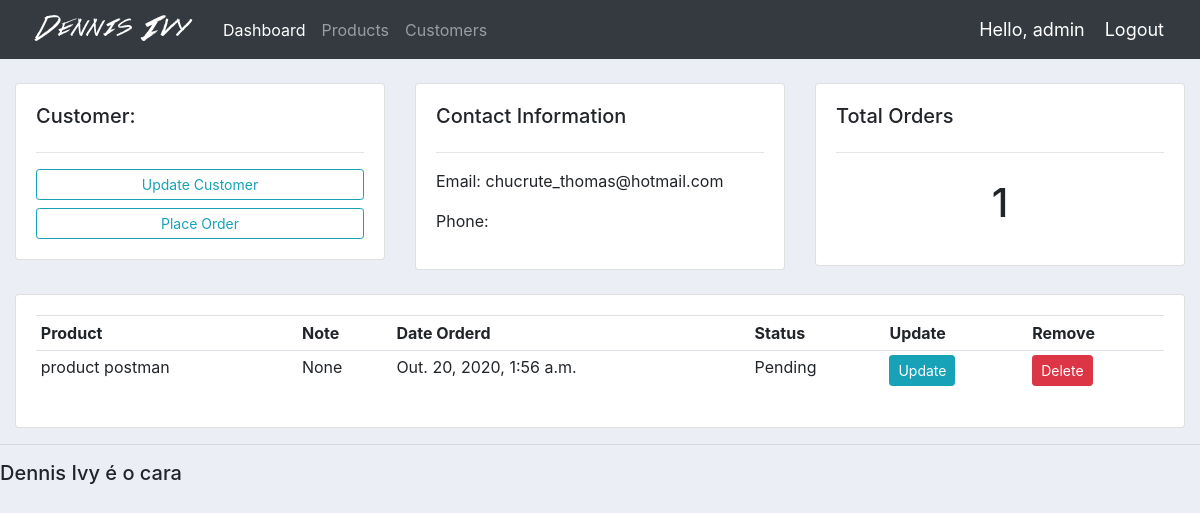
The page /customer/2/ (signed in) on the database its author committed.
### accounts/models.py (models this page shows, shortened)
class Customer(models.Model):
	auto_increment_id = models.AutoField(primary_key=True)
	name = models.CharField(max_length=200, default=None)
	email = models.CharField(max_length=200, null=True)
	date_created = models.DateTimeField(auto_now_add=True, null=True)

class Order(models.Model):
	STATUS = (
			('Pending', 'Pending'),
			('Out for delivery', 'Out for delivery'),
			('Delivered', 'Delivered'),
			)
	customer = models.ForeignKey(Customer, null=True, on_delete= models.CASCADE)
	product = models.ForeignKey(Product, null=True, on_delete= models.CASCADE)
	date_created = models.DateTimeField(auto_now_add=True, null=True)
	status = models.CharField(max_length=200, null=True, choices=STATUS)
	note = models.CharField(max_length=100, null=True, blank=True)

class Product(models.Model):
	CATEGORY = (
			('Indoor', 'Indoor'),
			('Out Door', 'Out Door'),
			)
	name = models.CharField(max_length=200, default=None)
	price = models.FloatField()
	category = models.CharField(max_length=200, null=True, choices=CATEGORY)
	description = models.CharField(max_length=200, null=True, blank=True)
	date_created = models.DateTimeField(auto_now_add=True, null=True)
	tags = models.ManyToManyField(Tag, blank=True)
	def __str__(self):
		return self.name

### accounts/views.py (the view)
# urls.py: path('customer/<str:pk>/', views.customer, name='customer'),
@login_required(login_url='login')
def customer(request, pk):
	customer = Customer.objects.get(auto_increment_id=pk)
	orders = customer.order_set.all()
	order_count = orders.count()
	context = {'customer':customer, 'orders':orders, 'order_count':order_count}
	return render(request, 'accounts/customer.html', context)

### accounts/templates/accounts/customer.html
{%  extends 'accounts/main.html' %}
{% block content %}
	<br>
<div class="row">
	<div class="col-md">
		<div class="card card-body">
			<h5>Customer:</h5>
			<hr>
			<a class="btn btn-outline-info  btn-sm btn-block" href="{% url 'update_customer' customer.auto_increment_id %}">Update Customer</a>
			<a class="btn btn-outline-info  btn-sm btn-block" href="{% url 'create_order_pk' customer.auto_increment_id %}">Place Order</a>
		</div>
	</div>
	<div class="col-md">
		<div class="card card-body">
			<h5>Contact Information</h5>
			<hr>
			<p>Email: {{customer.email}}</p>
			<p>Phone: {{customer.phone}}</p>
		</div>
	</div>
	<div class="col-md">
		<div class="card card-body">
			<h5>Total Orders</h5>
			<hr>
			<h1 style="text-align: center;padding: 10px">{{order_count}}</h1>
		</div>
	</div>
</div>
<br>
<div class="row">
	<div class="col-md">
		<div class="card card-body">
			<table class="table table-sm">
				<tr>
					<th>Product</th>
					<th>Note</th>
					<th>Date Orderd</th>
					<th>Status</th>
					<th>Update</th>
					<th>Remove</th>
				</tr>
				{% for order in orders %}
				<tr>
					<td>{{order.product}}</td>
					<td>{{order.note}}</td>
					<td>{{order.date_created}}</td>
					<td>{{order.status}}</td>
					<td><a class="btn btn-sm btn-info" href="{% url 'update_order' order.id %}">Update</a></td>
					<td><a class="btn btn-sm btn-danger" href="{% url 'delete_order' order.id %}">Delete</a></td>
				</tr>
				{% endfor %}
			</table>
		</div>
	</div>
</div>
{% endblock %}

### accounts/templates/accounts/navbar.html (shortened to what this page needs)
{% load static %}
<nav class="navbar navbar-expand-lg navbar-dark bg-dark">
 <img src="{% static 'images/logo.png' %}">
  <div class="collapse navbar-collapse" id="navbarNav">
    <ul class="navbar-nav">
      <li class="nav-item active">
        <a class="nav-link" href="{% url 'home' %}">Dashboard</a>
      </li>
      <li class="nav-item">
        <a class="nav-link" href="{% url 'products' %}">Products</a>
      </li>
      <li class="nav-item">
        <a class ="nav-link" href="{% url 'customers' %}">Customers</a>
      </li>
    </ul>
  </div>
  <span class="hello-msg">Hello, {{request.user}}</span>
  <span ><a  class="hello-msg" href="{% url 'logout' %}">Logout</a></span>
</nav>

### accounts/static/css/main.css (style rules this page uses)
body { background-color: #ebeff5; }

### accounts/templates/accounts/navbar.html (style rules this page uses)
.hello-msg { font-size: 18px; color: #fff; margin-right: 20px; }

### rows shown on the page
Customer: email "chucrute_thomas@hotmail.com"
Order: product "product postman", note "None", date_created "Out. 20, 2020, 1:56 a.m.", status "Pending"

### other values the page prints
{{ request.user }} "admin"
{{ order_count }} "1"
